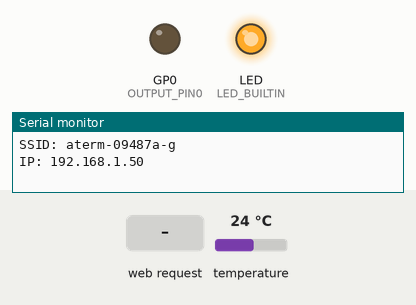
Simulated run of this sketch. Board: Raspberry Pi Pico W. Parts: output pins drawn as LEDs (lit = HIGH), the last lines printed to the serial monitor. The test bench sets the inputs (shaded band); at power-on: temperature 24 °C. WiFi joins after 1.5 s; servers stay silent unless stated.

Above: at 2.7 s.
2.8 s: HTTP request GET /get/btn_on received
At 3.3 s:
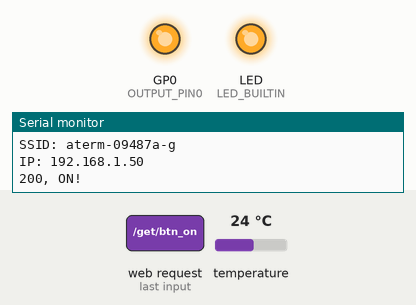
4.5 s: HTTP request GET /get/btn_off received
At 5.7 s:
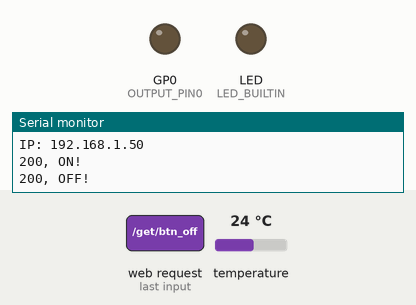
Timing chart, 0 to 7.5 s (numbered marks = the images above; inputs shaded):
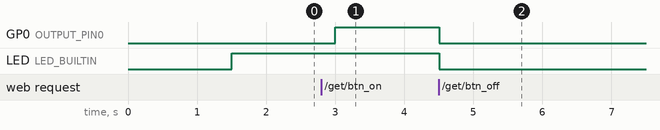

Measured:
- after the input at 2.8 s, GP0 (OUTPUT_PIN0): LOW → HIGH after 0.20 s
- after the input at 4.5 s, GP0 (OUTPUT_PIN0), LED (LED_BUILTIN): HIGH → LOW at once

The sketch:

test_wificnt.ino
```cpp
// ------------------------------------------------------------
// ライブラリインクルード部 Library include section.
// ------------------------------------------------------------
#include <Arduino.h>
#include <WiFi.h>
#include <WiFiClient.h>
#include <WebServer.h>

// サーバー設定ポート80で接続
WebServer server(80);
// 入出力ピン番号設定
#define OUTPUT_PIN0 0  //出力ピン
// ------------------------------------------------------------
// 定数/変数　定義部　Constant / variable definition section.
// ------------------------------------------------------------
//SSID: aterm-09487a-g
//PASS: 1345046b0c5ef
const char* ssid = "aterm-09487a-g"; // ご自分のWi-FiルータのSSIDを記述します。 "your-ssid"
const char* password = "1345046b0c5ef"; // ご自分のWi-Fiルータのパスワードを記述します。"your-password"


// 変数宣言
float data;
// htmlデータを文字列に格納 ※R"(ここに書いた文字列は改行を無視して1行の文字列として扱える)"
String html = R"(
	<!DOCTYPE html><html lang="jp"><head>
	<meta charset="UTF-8"><meta name="viewport" content="width=device-width, initial-scale=1.0">
	<title>REMOTE-CONTROLLER</title>
	<style>
		body{font-family: sans-serif; background-color: #fff; max-width: 480px; margin: 0 auto; align-items: center;}
		h1 {color:#333; text-align: center; font-size: 28px; margin: 10px auto;}
		div {display: flex; flex-direction: row; justify-content: center;}
		.btn {height: 70px; width: 100px; color: rgb(44, 43, 43); background-color: #dddde9; font-size: 18px; font-weight: bold; border-radius: 7%; margin: 0 10px; -webkit-appearance: none;}
		td {width: 110px; color:#333; text-align: center; font-size: 18px;}
	</style></head><body>
		<h1>REMOTE-CONTROLLER</h1>
		<div>
		<button class="btn" id="btn0" onclick="getBtnOn(0) ">ON</button>
		<button class="btn" id="btn1" onclick="getBtnOn(1) ">OFF</button>
		</div>
		<div style = "margin-top: 20px;">
		<table border = "1">
			<tr><td>本体温度</td><td><p id="output"></p></td></tr>
		</table>
		</div>
	</body>

	<script type="text/javascript">
	// ON/OFFボタン操作処理
	async function getBtnOn(i) {
		let link;
		switch (i) {
		case 0: link = "/get/btn_on"; break;
		case 1: link = "/get/btn_off"; break;
		}
		try {
		const response = await fetch(link);
		if (response.ok) {
			const text = await response.text();
			console.log(text);
		}
		} catch (error) { console.log(error); }
	}
	// データ取得、output表示更新
	async function updateOutput() {
		const output = document.getElementById("output");
		try {
		const response = await fetch("/get/data");
		if (response.ok) {
			output.textContent = await response.text();
		} else { throw new Error(); }
		} catch (error) { console.log(error); }
	}
	setInterval(updateOutput, 1000);
	</script></html>

)";
// 関数 ------------------------------------------------------------
/********* クライアントにWebページ（HTML）を返す関数 *********/
void handleRoot() {
	server.send(200, "text/html", html); //レスポンス200を返し、htmlデータ送信
	Serial.println("200, Root Access!");
}
/********** クライアントにエラーメッセージを返す関数 **********/
void handleNotFound() { //ファイルが見つかりません
	server.send(404, "text/plain", "File not found!");
	Serial.println("404, File not found!");
}
/********** ブラウザボタンON/OFF、温度データのレスポンスを返す関数 **********/
// ブラウザボタンON
void BtnOn() {
	digitalWrite(LED_BUILTIN, HIGH);        // 本体LED ON
	digitalWrite(OUTPUT_PIN0, HIGH);        // GPIO0 HIGH
	server.send(200, "text/html", "ON!");   // レスポンス200を返し、ON！を送信
	Serial.println("200, ON!");
}
// ブラウザボタンOFF
void BtnOff() {
	digitalWrite(LED_BUILTIN, LOW);         // 本体LED OFF
	digitalWrite(OUTPUT_PIN0, LOW);         // GPIO0 LOW
	server.send(200, "text/html", "OFF!");  // レスポンス200を返し、OFF!を送信
	Serial.println("200, OFF!");
}
// ブラウザデータ表示更新
void getData() {
	char buf[10];                           // data文字列格納バッファ
	sprintf(buf, "%.1f℃", data);            // dataの値を文字列として格納
	server.send(200, "text/html", buf);     // レスポンス200を返し、dataを文字列で送信
	Serial.printf("Temp: %.1f'C\n", data);
}
/********************* Webサーバー設定 ********************/
void serverSetting() {
	server.on("/", handleRoot);         // ルートアクセス時の応答関数を設定
	server.onNotFound(handleNotFound);  // 不正アクセス時の応答関数を設定
	server.on("/get/btn_on", BtnOn);    // ボタンON受信処理
	server.on("/get/btn_off", BtnOff);  // ボタンOFF受信処理
	server.on("/get/data", getData);    // データ表示更新受信処理
	server.begin(); // Webサーバー開始
}
// 初期設定 ------------------------------------------------
void setup() {
	// WiFi接続開始
	WiFi.begin(ssid, password);
	while (WiFi.status() != WL_CONNECTED) { //接続完了してなければ
		delay(500);
		Serial.print(".");
	}
	Serial.print("\nSSID: ");       // SSID表示
	Serial.println(WiFi.SSID());
	Serial.print("IP: ");           // IPアドレス表示
	Serial.println(WiFi.localIP());
	// サーバー設定
	serverSetting();
	// 出力端子設定
	pinMode(LED_BUILTIN, OUTPUT);     // 本体LEDは「LED_BUILTIN」で指定（ピン番号だと32で指定）
	digitalWrite(LED_BUILTIN, HIGH);  // 本体LED ON
	pinMode(OUTPUT_PIN0, OUTPUT);     // LED GP0を出力端子に設定（LEDのWL_GPIO0とは別物）
}
// メイン --------------------------------------------------
void loop() {
	server.handleClient();    //クライアントからのアクセス処理
	data = analogReadTemp();  // 本体温度データ取得
	delay(500);
}
```
